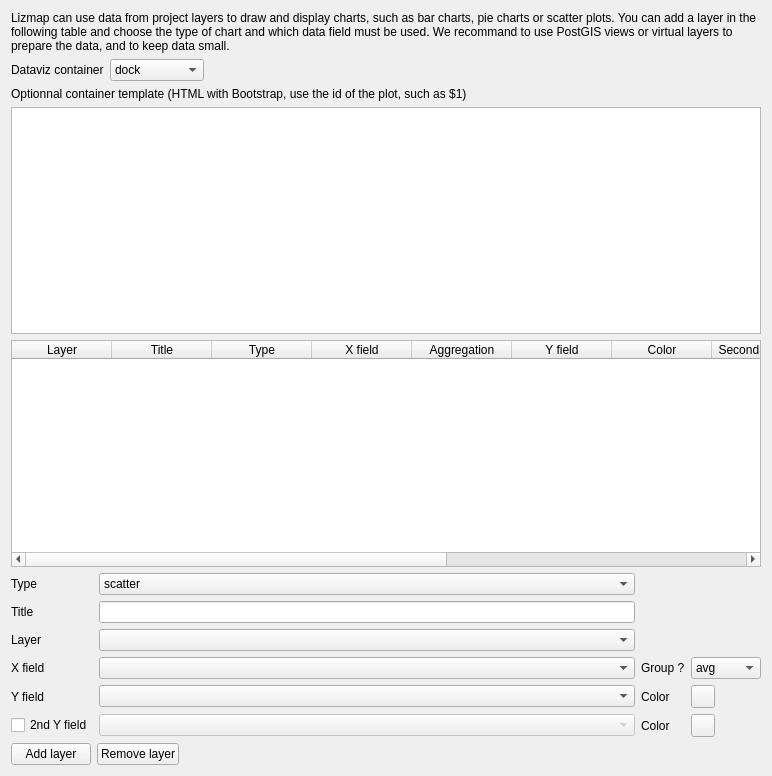
             <widget class="QWidget" name="scrollAreaWidgetContents_11">
              <property name="geometry">
               <rect>
                <x>0</x>
                <y>0</y>
                <width>772</width>
                <height>776</height>
               </rect>
              </property>
              <layout class="QVBoxLayout" name="verticalLayout_19">
               <item>
                <widget class="QLabel" name="label_78">
                 <property name="text">
                  <string>Lizmap can use data from project layers to draw and display charts, such as bar charts, pie charts or scatter plots. You can add a layer in the following table and choose the type of chart and which data field must be used. We recommand to use PostGIS views or virtual layers to prepare the data, and to keep data small.</string>
                 </property>
                 <property name="wordWrap">
                  <bool>true</bool>
                 </property>
                </widget>
               </item>
               <item>
                <layout class="QHBoxLayout" name="horizontalLayout_34">
                 <item>
                  <widget class="QLabel" name="label_79">
                   <property name="styleSheet">
                    <string notr="true"/>
                   </property>
                   <property name="text">
                    <string>Dataviz container</string>
                   </property>
                  </widget>
                 </item>
                 <item>
                  <widget class="QComboBox" name="liDatavizContainer">
                   <item>
                    <property name="text">
                     <string>dock</string>
                    </property>
                   </item>
                   <item>
                    <property name="text">
                     <string>bottomdock</string>
                    </property>
                   </item>
                   <item>
                    <property name="text">
                     <string>right-dock</string>
                    </property>
                   </item>
                  </widget>
                 </item>
                 <item>
                  <spacer name="horizontalSpacer_29">
                   <property name="orientation">
                    <enum>Qt::Horizontal</enum>
                   </property>
                   <property name="sizeHint" stdset="0">
                    <size>
                     <width>40</width>
                     <height>20</height>
                    </size>
                   </property>
                  </spacer>
                 </item>
                </layout>
               </item>
               <item>
                <widget class="QLabel" name="label_97">
                 <property name="text">
                  <string>Optionnal container template (HTML with Bootstrap, use the id of the plot, such as $1)</string>
                 </property>
                </widget>
               </item>
               <item>
                <widget class="QgsCodeEditorHTML" name="inDatavizTemplate"/>
               </item>
               <item>
                <widget class="QTableWidget" name="twDatavizLayers">
                 <property name="maximumSize">
                  <size>
                   <width>16777215</width>
                   <height>16777215</height>
                  </size>
                 </property>
                 <property name="editTriggers">
                  <set>QAbstractItemView::AnyKeyPressed|QAbstractItemView::DoubleClicked|QAbstractItemView::EditKeyPressed|QAbstractItemView::SelectedClicked</set>
                 </property>
                 <property name="alternatingRowColors">
                  <bool>true</bool>
                 </property>
                 <property name="selectionMode">
                  <enum>QAbstractItemView::SingleSelection</enum>
                 </property>
                 <property name="selectionBehavior">
                  <enum>QAbstractItemView::SelectRows</enum>
                 </property>
                 <column>
                  <property name="text">
                   <string>Layer</string>
                  </property>
                 </column>
                 <column>
                  <property name="text">
                   <string>Title</string>
                  </property>
                 </column>
                 <column>
                  <property name="text">
                   <string>Type</string>
                  </property>
                 </column>
                 <column>
                  <property name="text">
                   <string>X field</string>
                  </property>
                 </column>
                 <column>
                  <property name="text">
                   <string>Aggregation</string>
                  </property>
                 </column>
                 <column>
                  <property name="text">
                   <string>Y field</string>
                  </property>
                 </column>
                 <column>
                  <property name="text">
                   <string>Color</string>
                  </property>
                 </column>
                 <column>
                  <property name="text">
                   <string>Second Y field ?</string>
                  </property>
                 </column>
                 <column>
                  <property name="text">
                   <string>Y Field 2</string>
                  </property>
                 </column>
                 <column>
                  <property name="text">
                   <string>Color 2</string>
                  </property>
                 </column>
                 <column>
                  <property name="text">
                   <string>Id</string>
                  </property>
                 </column>
                 <column>
                  <property name="text">
                   <string>Plot Id</string>
                  </property>
                 </column>
                </widget>
               </item>
               <item>
                <layout class="QGridLayout" name="gridLayout_4">
                 <item row="10" column="0">
                  <widget class="QCheckBox" name="cbDatavizYField2">
                   <property name="text">
                    <string>2nd Y field</string>
                   </property>
                  </widget>
                 </item>
                 <item row="2" column="1">
                  <widget class="QLineEdit" name="inDatavizPlotTitle"/>
                 </item>
                 <item row="5" column="0">
                  <widget class="QLabel" name="label_76">
                   <property name="text">
                    <string>X field</string>
                   </property>
                  </widget>
                 </item>
                 <item row="0" column="1">
                  <widget class="QComboBox" name="liDatavizPlotType">
                   <item>
                    <property name="text">
                     <string>scatter</string>
                    </property>
                   </item>
                   <item>
                    <property name="text">
                     <string>box</string>
                    </property>
                   </item>
                   <item>
                    <property name="text">
                     <string>bar</string>
                    </property>
                   </item>
                   <item>
                    <property name="text">
                     <string>histogram</string>
                    </property>
                   </item>
                   <item>
                    <property name="text">
                     <string>pie</string>
                    </property>
                   </item>
                   <item>
                    <property name="text">
                     <string>histogram2d</string>
                    </property>
                   </item>
                   <item>
                    <property name="text">
                     <string>polar</string>
                    </property>
                   </item>
                  </widget>
                 </item>
                 <item row="8" column="0">
                  <widget class="QLabel" name="label_77">
                   <property name="text">
                    <string>Y field</string>
                   </property>
                  </widget>
                 </item>
                 <item row="0" column="0">
                  <widget class="QLabel" name="label_74">
                   <property name="text">
                    <string>Type</string>
                   </property>
                  </widget>
                 </item>
                 <item row="3" column="1">
                  <widget class="QgsMapLayerComboBox" name="liDatavizPlotLayer"/>
                 </item>
                 <item row="3" column="0">
                  <widget class="QLabel" name="label_58">
                   <property name="text">
                    <string>Layer</string>
                   </property>
                  </widget>
                 </item>
                 <item row="5" column="1">
                  <widget class="QgsFieldComboBox" name="inDatavizPlotXfield"/>
                 </item>
                 <item row="8" column="1">
                  <widget class="QgsFieldComboBox" name="inDatavizPlotYfield"/>
                 </item>
                 <item row="2" column="0">
                  <widget class="QLabel" name="label_71">
                   <property name="text">
                    <string>Title</string>
                   </property>
                  </widget>
                 </item>
                 <item row="10" column="1">
                  <widget class="QgsFieldComboBox" name="inDatavizPlotYfield2">
                   <property name="enabled">
                    <bool>false</bool>
                   </property>
                  </widget>
                 </item>
                 <item row="8" column="2">
                  <widget class="QLabel" name="label_75">
                   <property name="text">
                    <string>Color</string>
                   </property>
                  </widget>
                 </item>
                 <item row="8" column="3">
                  <widget class="QgsColorButtonV2" name="inDatavizPlotColor">
                   <property name="color">
                    <color>
                     <red>0</red>
                     <green>170</green>
                     <blue>255</blue>
                    </color>
                   </property>
                   <property name="defaultColor">
                    <color>
                     <red>0</red>
                     <green>170</green>
                     <blue>255</blue>
                    </color>
                   </property>
                  </widget>
                 </item>
                 <item row="10" column="2">
                  <widget class="QLabel" name="label_80">
                   <property name="text">
                    <string>Color</string>
                   </property>
                  </widget>
                 </item>
                 <item row="10" column="3">
                  <widget class="QgsColorButtonV2" name="inDatavizPlotColor2">
                   <property name="color">
                    <color>
                     <red>255</red>
                     <green>170</green>
                     <blue>0</blue>
                    </color>
                   </property>
                   <property name="defaultColor">
                    <color>
                     <red>255</red>
                     <green>170</green>
                     <blue>0</blue>
                    </color>
                   </property>
                  </widget>
                 </item>
                 <item row="5" column="2">
                  <widget class="QLabel" name="label_98">
                   <property name="text">
                    <string>Group ?</string>
                   </property>
                  </widget>
                 </item>
                 <item row="5" column="3">
                  <widget class="QComboBox" name="liDatavizAggregation">
                   <item>
                    <property name="text">
                     <string>avg</string>
                    </property>
                   </item>
                   <item>
                    <property name="text">
                     <string>sum</string>
                    </property>
                   </item>
                   <item>
                    <property name="text">
                     <string>count</string>
                    </property>
                   </item>
                   <item>
                    <property name="text">
                     <string>median</string>
                    </property>
                   </item>
                   <item>
                    <property name="text">
                     <string>stddev</string>
                    </property>
                   </item>
                   <item>
                    <property name="text">
                     <string>min</string>
                    </property>
                   </item>
                   <item>
                    <property name="text">
                     <string>max</string>
                    </property>
                   </item>
                   <item>
                    <property name="text">
                     <string>first</string>
                    </property>
                   </item>
                   <item>
                    <property name="text">
                     <string>last</string>
                    </property>
                   </item>
                  </widget>
                 </item>
                </layout>
               </item>
               <item>
                <layout class="QHBoxLayout" name="horizontalLayout_35">
                 <item>
                  <widget class="QPushButton" name="btDatavizAddLayer">
                   <property name="text">
                    <string>Add layer</string>
                   </property>
                  </widget>
                 </item>
                 <item>
                  <widget class="QPushButton" name="btDatavizRemoveLayer">
                   <property name="text">
                    <string>Remove layer</string>
                   </property>
                  </widget>
                 </item>
                 <item>
                  <spacer name="horizontalSpacer_36">
                   <property name="orientation">
                    <enum>Qt::Horizontal</enum>
                   </property>
                   <property name="sizeHint" stdset="0">
                    <size>
                     <width>40</width>
                     <height>20</height>
                    </size>
                   </property>
                  </spacer>
                 </item>
                </layout>
               </item>
              </layout>
             </widget>
